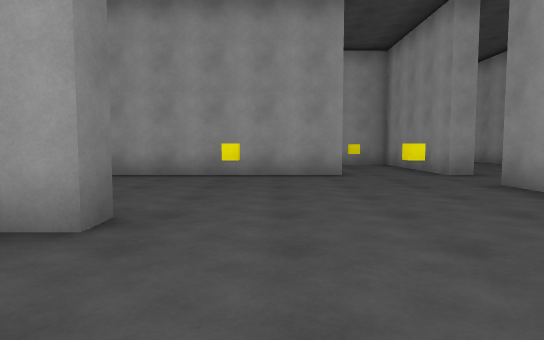
view 1 (above)

24 first-person views from a walk through a scene from a Unity 3-D project. The camera is 1.2 m above the floor, tilts 4° down and sees 75° across. The floor is counted in squares, 2 m on a side. Each view is taken from the middle of a square. On the plan, view 1 faces up. The plan holds only what a view shows up to about 10 squares ahead; the rest is blank. The player is left out.

view 2
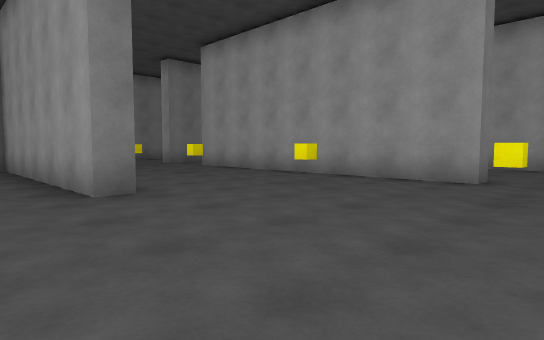

view 3
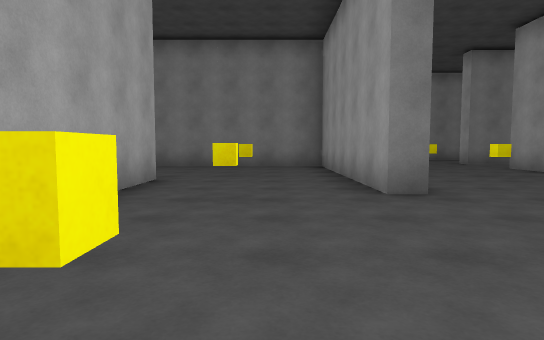

view 4
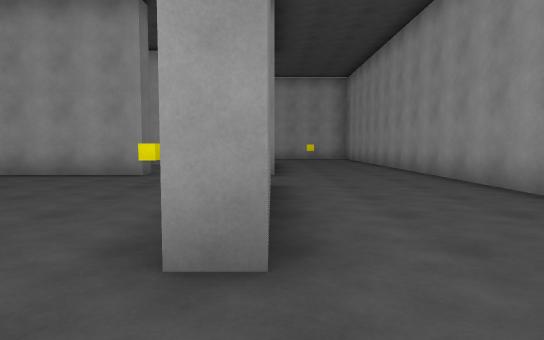

view 5
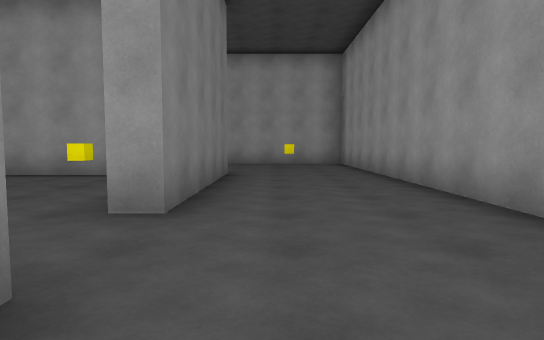

view 6
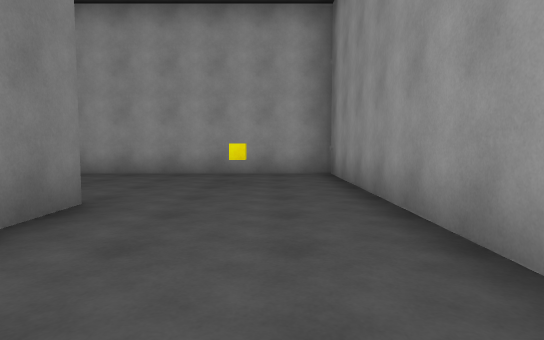

view 7
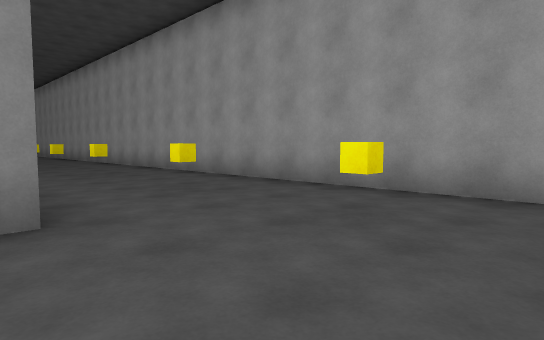

view 8
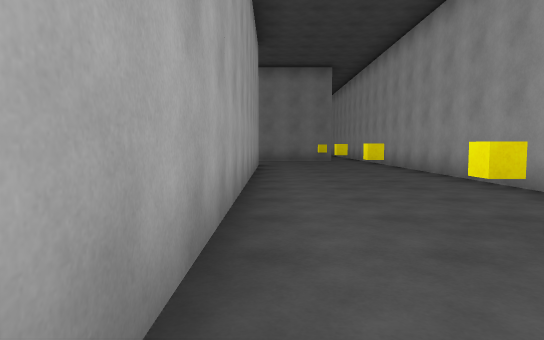

view 9
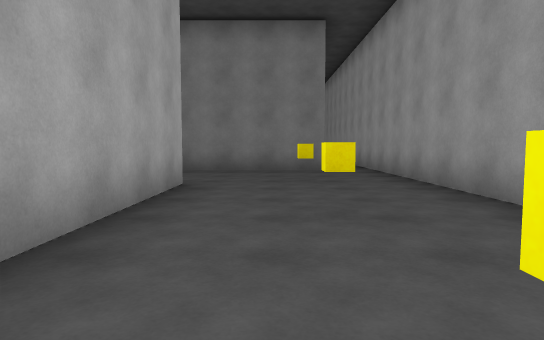

view 10
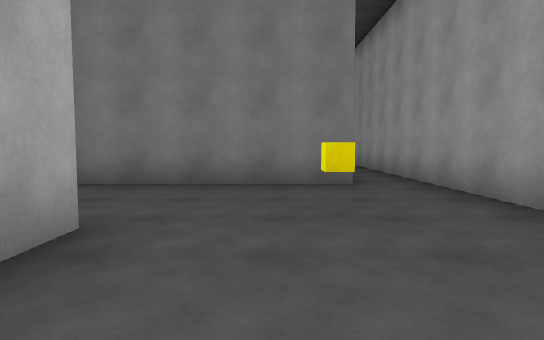

view 11
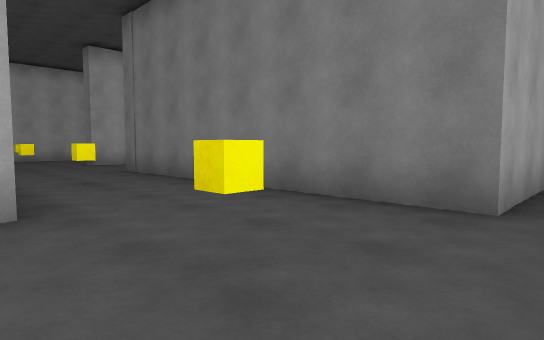

view 12
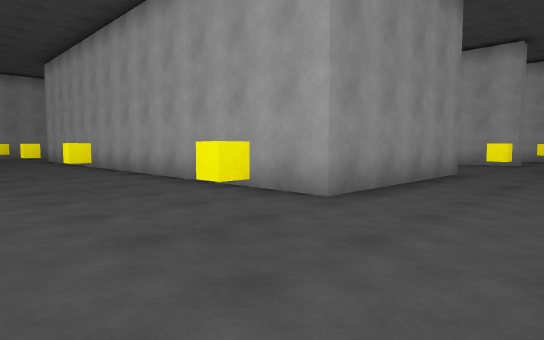

view 13
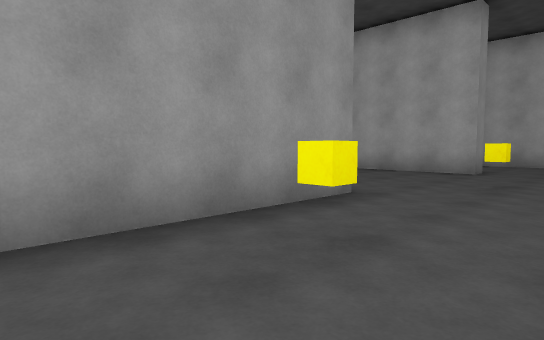

view 14
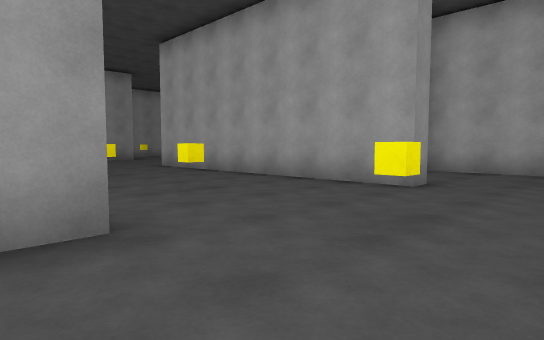

view 15
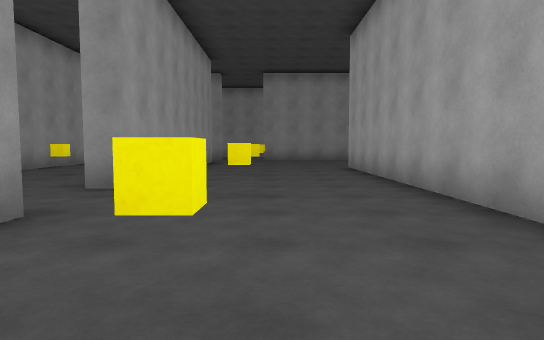

view 16
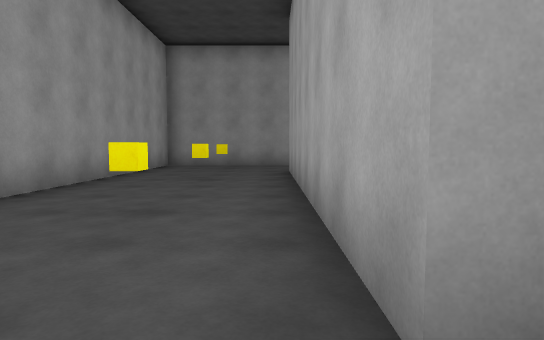

view 17
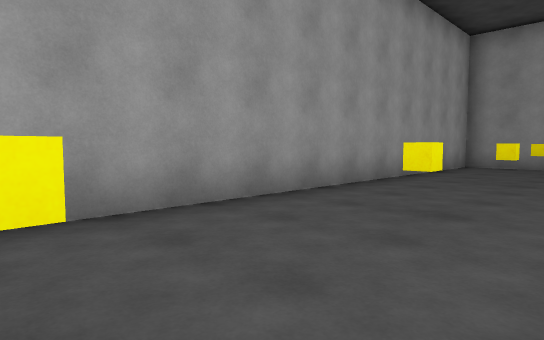

view 18
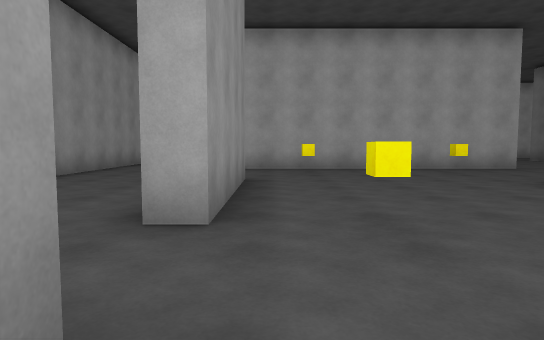

view 19
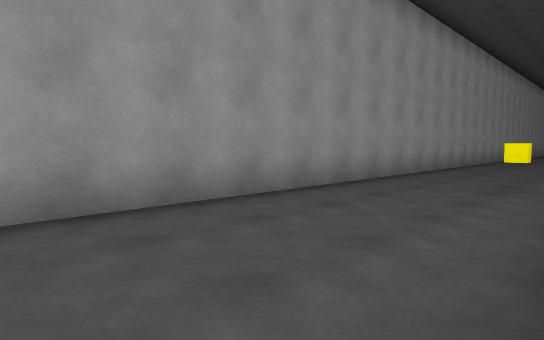

view 20
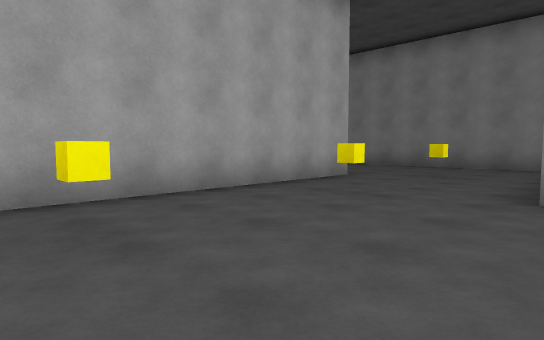

view 21
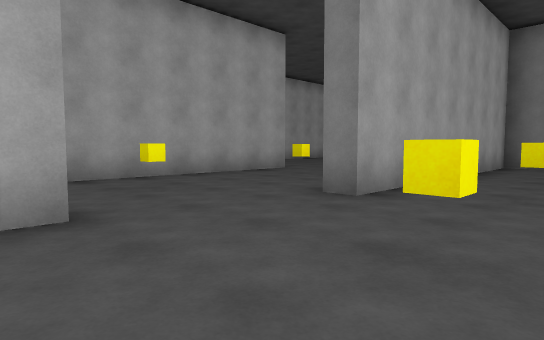

view 22
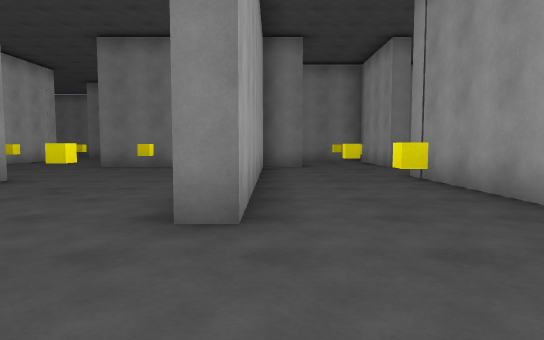

view 23
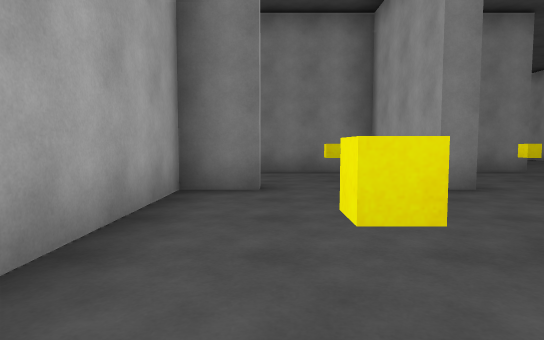

view 24
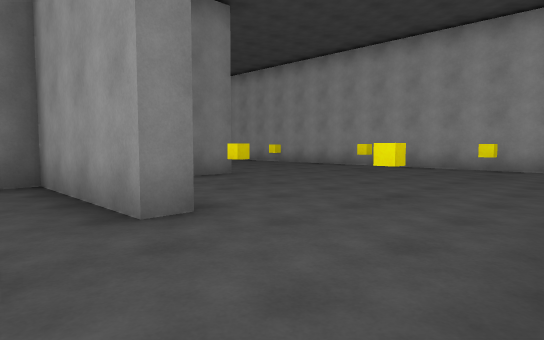

### Floor plan
Points are (right, up) in squares from view 1. A wall is a line through its corners. A room is listed if a view was taken in it or the views show most of it. See-through windows are left out.
Room 1 (views 1, 2, 3, 4, 5, 6, 7, 8, 9, 10, 11, 12, 13, 14, 15, 16, 17, 18, 19, 20, 21, 22, 23, 24)
walls: (-3.4, -1) (3.8, -1); (-8.8, 2.4) (-8.8, 2.9) (-1.3, 2.9) (-1.3, 2.4) (-7, 2.4) (-7, -2.4); (-15.1, -0.5) (-7.6, -0.5); (3.6, 1.6) (3.6, 5.4) (4, 5.4) (4, 1.6) (3.6, 1.6); (-6.1, 7.1) (-6.1, 7.6) (1.4, 7.6) (1.4, 7.1) (-6.1, 7.1); (-8.5, 7) (-8.5, 11.6) (1.5, 11.6); (7.3, -5) (7.3, 15.5) (-16.6, 15.5); (-12.5, 6.7) (-16, 6.7); (-18.7, 1.4) (-18.7, -0.8); (-18.7, 4.9) (-18.7, 3.8) (-11.7, 3.8) (-11.7, 3.2); (-18.7, 7.9) (-18.7, 7.1); (4, 11.6) (4, 7.1) (3.6, 7.1) (3.6, 11.1) (-6.6, 11.1); (-13.9, 14.2) (-11.5, 14.2) (-11.5, 6.6)
ways out: opening at (-19, 5.5); opening at (-17.5, 7)
objects: other object (-18, -2); other object (-18, 6); yellow cube (-17, 1); yellow cube (-15, 5); yellow cube (-14, 1); yellow cube (-12, 5); yellow cube (-10, 1); yellow cube (-10, 5); yellow cube (-10, 9); yellow cube (-9, 14); yellow cube (-7, 5); yellow cube (-7, 9); yellow cube (-6, 14); yellow cube (-4, 0); yellow cube (-4, 5); yellow cube (-4, 9); yellow cube (-3, 14); yellow cube (-1, 0); yellow cube (-1, 5); yellow cube (-1, 9); yellow cube (0, 14); yellow cube (2, 0); yellow cube (2, 5); yellow cube (2, 9); yellow cube (3, 14); yellow cube (5, 0); yellow cube (5, 14)

Where each view was taken, in squares from view 1:
view 1: 0 up, 0 right, facing up
view 2: 1 up, 3 right, facing up-left
view 3: 1 up, 3 right, facing left
view 4: 0 up, 4 right, facing up
view 5: 4 up, 5 right, facing up
view 6: 8 up, 6 right, facing up
view 7: 11 up, 7 right, facing up-left
view 8: 12 up, 2 right, facing left
view 9: 13 up, 3 left, facing left
view 10: 13 up, 6 left, facing left
view 11: 15 up, 8 left, facing down-left
view 12: 15 up, 11 left, facing down-right
view 13: 11 up, 11 left, facing down-right
view 14: 8 up, 11 left, facing down-right
view 15: 5 up, 11 left, facing right
view 16: 8 up, 7 left, facing right
view 17: 8 up, 7 left, facing up-right
view 18: 8 up, 3 right, facing down
view 19: 6 up, 4 right, facing down-right
view 20: 3 up, 3 right, facing down-left
view 21: 6 up, 8 left, facing down-left
view 22: 4 up, 9 left, facing left
view 23: 5 up, 14 left, facing left
view 24: 6 up, 16 left, facing up-left
